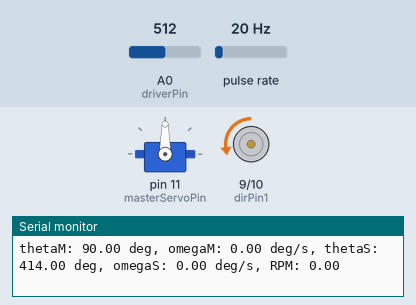
Recording of a sketch running on a simulated Arduino Uno, built with avr-gcc and run on an emulated ATmega328P. Parts: servo, motor-driver pin pairs drawn as motors (green arrow = first pin HIGH = forward, orange = second pin HIGH = backward, longer = more drive, scaled by the enable pin), the last lines printed to the serial monitor. Wiring (inferred from the names in the program): pulse sensor: data pin 2. The inputs (shaded band) are chosen by the test bench; at power-on: A0 (driverPin) = 512, pulse rate 20 Hz.

Above: at 1.2 s.
1.3 s: A0 (driverPin) set to 716
At 1.7 s:
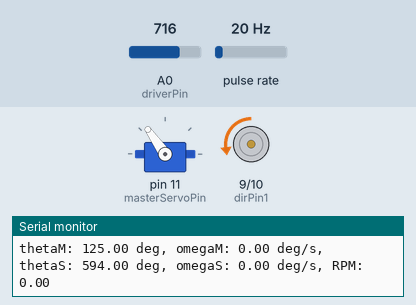
2.8 s: A0 (driverPin) set to 900
At 4.0 s:
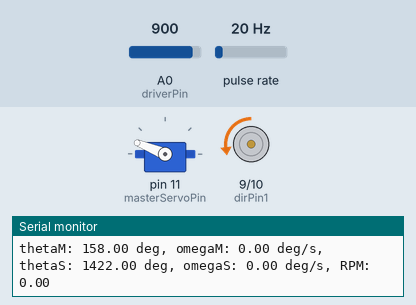
4.3 s: A0 (driverPin) set to 1023
At 5.2 s:
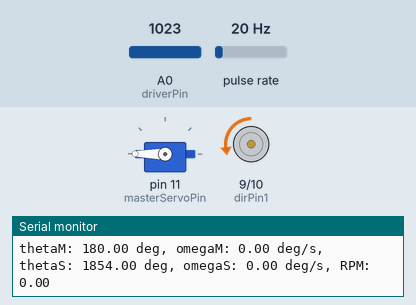
5.8 s: A0 (driverPin) set to 306
At 6.4 s:
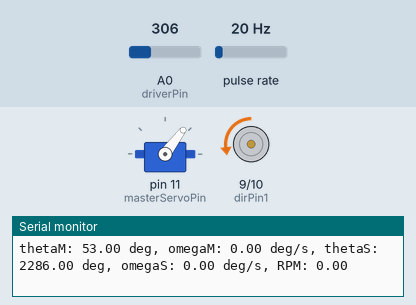
7.3 s: A0 (driverPin) set to 170
At 8.5 s:
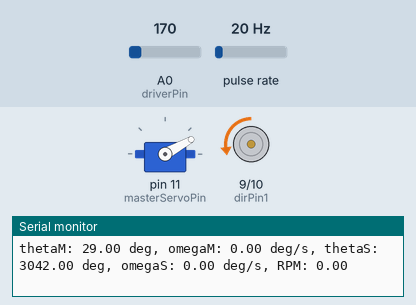
8.8 s: A0 (driverPin) set to 40
At 9.8 s:
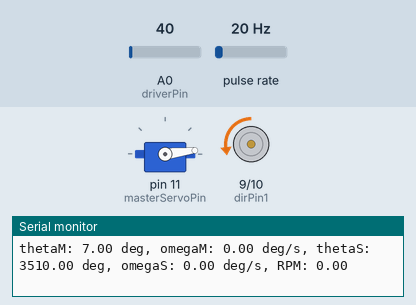
Timing chart, 0 to 11.3 s (numbered marks = the images above; inputs shaded):
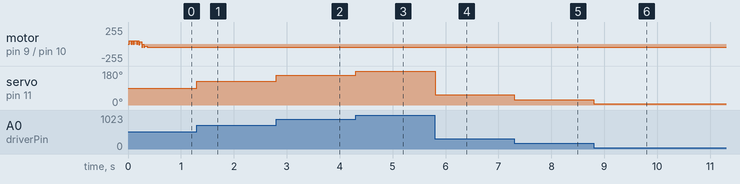

The sketch:

master_slave.ino
```cpp
// #include <Servo.h>

// // ---------------- Pins ----------------
// const int masterServoPin = 11;
// const int driverPin      = A0;   // potentiometer
// const int dirPin1        = 9;
// const int dirPin2        = 10;
// const int enPin          = 6;    // PWM pin for motor driver enable
// const int speedPin       = 2;    // interrupt pin on Arduino Uno

// // ---------------- Timing ----------------
// const float Ts = 0.02f;          // 20 ms control period in seconds
// unsigned long lastControlMs = 0;

// // ---------------- Servo ----------------
// Servo master;

// // ---------------- Sensor / encoder ----------------
// volatile long pulseCount = 0;
// long prevPulseCount = 0;
// const float pulsesPerRev = 20.0f;   // change to your disk's true pulses/rev
// const float degPerPulse  = 360.0f / pulsesPerRev;

// // ---------------- Controller gains ----------------
// float Kp = 2.0f;
// float Kd = 0.05f;

// // ---------------- System state ----------------
// struct State {
//   float thetaM;
//   float thetaS;
//   float omegaM;
//   float omegaS;

//   State() : thetaM(0), thetaS(0), omegaM(0), omegaS(0) {}

//   void setMaster(float theta, float omega) {
//     thetaM = theta;
//     omegaM = omega;
//   }

//   void setSlave(float theta, float omega) {
//     thetaS = theta;
//     omegaS = omega;
//   }
// };

// State sys;

// // ---------------- Utilities ----------------
// void countPulse() {
//   pulseCount++;
// }

// float omegaHat(float theta1, float theta0, float Ts_sec) {
//   return (theta1 - theta0) / Ts_sec;   // deg/s
// }

// float rpmFromDeltaPulses(long dPulses, float dtSec) {
//   float revs = (float)dPulses / pulsesPerRev;
//   return (revs / dtSec) * 60.0f;
// }

// void setSpeed(float u) {
//   int pwm = (int)constrain(abs(u), 0, 255);

//   if (u > 0) {
//     digitalWrite(dirPin1, HIGH);
//     digitalWrite(dirPin2, LOW);
//   } else if (u < 0) {
//     digitalWrite(dirPin1, LOW);
//     digitalWrite(dirPin2, HIGH);
//   } else {
//     digitalWrite(dirPin1, LOW);
//     digitalWrite(dirPin2, LOW);
//   }

//   analogWrite(enPin, pwm);
// }

// // ---------------- Master side ----------------
// void imposeMaster() {
//   static float prevThetaM = 0.0f;

//   int val = analogRead(driverPin);
//   float thetaM = map(val, 0, 1023, 0, 180);   // master angle in deg
//   float omegaM = omegaHat(thetaM, prevThetaM, Ts);

//   sys.setMaster(thetaM, omegaM);
//   prevThetaM = thetaM;

//   master.write((int)thetaM);   // servo follows master angle
// }

// // ---------------- Slave estimation ----------------
// void estimateSlave() {
//   noInterrupts();
//   long countNow = pulseCount;
//   interrupts();

//   long dCount = countNow - prevPulseCount;
//   prevPulseCount = countNow;

//   float omegaS_deg = (dCount * degPerPulse) / Ts;   // deg/s
//   float thetaS_deg = countNow * degPerPulse;        // total estimated angle

//   sys.setSlave(thetaS_deg, omegaS_deg);
// }

// // ---------------- Slave control ----------------
// void controlSlave() {
//   float eTheta = sys.thetaM - sys.thetaS;
//   float eOmega = sys.omegaM - sys.omegaS;

//   float u = Kp * eTheta + Kd * eOmega;

//   // optional clamp before motor
//   u = constrain(u, -255, 255); // from simulink saturation block inspo

//   setSpeed(u);
// }

// // ---------------- Debug ----------------
// void getLogs() {
//   float rpm = (sys.omegaS / 360.0f) * 60.0f;

//   Serial.print("thetaM: ");
//   Serial.print(sys.thetaM);
//   Serial.print(" deg, omegaM: ");
//   Serial.print(sys.omegaM);
//   Serial.print(" deg/s, thetaS: ");
//   Serial.print(sys.thetaS);
//   Serial.print(" deg, omegaS: ");
//   Serial.print(sys.omegaS);
//   Serial.print(" deg/s, RPM: ");
//   Serial.println(rpm);
// }

// void setup() {
//   master.attach(masterServoPin);

//   pinMode(driverPin, INPUT);
//   pinMode(speedPin, INPUT_PULLUP);
//   pinMode(enPin, OUTPUT);
//   pinMode(dirPin1, OUTPUT);
//   pinMode(dirPin2, OUTPUT);

//   Serial.begin(115200);

//   attachInterrupt(digitalPinToInterrupt(speedPin), countPulse, RISING);

//   lastControlMs = millis();

//   Serial.println("Serial communication with Arduino Uno established");
// }

// void loop() {
//   unsigned long now = millis();

//   if (now - lastControlMs >= (unsigned long)(Ts * 1000.0f)) {
//     lastControlMs = now;

//     imposeMaster();
//     estimateSlave();
//     controlSlave();
//     getLogs();
//   }
// }
#include <Servo.h>

// ---------------- Pins ----------------
const int masterServoPin = 11;
const int driverPin      = A0;   // potentiometer
const int dirPin1        = 9;
const int dirPin2        = 10;
const int enPin          = 6;    // PWM pin for motor driver enable
const int speedPin       = 2;    // interrupt pin on Arduino Uno

// ---------------- Timing ----------------
const float Ts = 0.02f;          // 20 ms control period in seconds
unsigned long lastControlMs = 0;

// ---------------- Servo ----------------
Servo master;

// ---------------- Sensor / encoder ----------------
volatile long pulseCount = 0;
long prevPulseCount = 0;
const float pulsesPerRev = 20.0f;   // change to your disk's true pulses/rev
const float degPerPulse  = 360.0f / pulsesPerRev;

// ---------------- Controller gains ----------------
float Kp = 2.0f;
float Kd = 0.05f;

// ---------------- Safety limits ----------------
const float slaveThetaMin = 0.0f;      // deg
const float slaveThetaMax = 180.0f;    // deg
const float slaveOmegaMax = 300.0f;    // deg/s, tune as needed
const int   pwmMax        = 50;       // softer than full 255
const float uDeadband     = 8.0f;      // small dead zone

// ---------------- System state ----------------
struct State {
  float thetaM;
  float thetaS;
  float omegaM;
  float omegaS;

  State() : thetaM(0), thetaS(0), omegaM(0), omegaS(0) {}

  void setMaster(float theta, float omega) {
    thetaM = theta;
    omegaM = omega;
  }

  void setSlave(float theta, float omega) {
    thetaS = theta;
    omegaS = omega;
  }
};

State sys;

// ---------------- Utilities ----------------
void countPulse() {
  pulseCount++;
}

float omegaHat(float theta1, float theta0, float Ts_sec) {
  return (theta1 - theta0) / Ts_sec;   // deg/s
}

float rpmFromDeltaPulses(long dPulses, float dtSec) {
  float revs = (float)dPulses / pulsesPerRev;
  return (revs / dtSec) * 60.0f;
}

void stopMotor() {
  digitalWrite(dirPin1, LOW);
  digitalWrite(dirPin2, LOW);
  analogWrite(enPin, 0);
}

void setSpeed(float u) {
  // hard limit on command magnitude
  int pwm = (int)constrain(abs(u), 0, pwmMax);

  // deadband to avoid twitching
  if (abs(u) < uDeadband) {
    stopMotor();
    return;
  }

  if (u > 0) {
    digitalWrite(dirPin1, HIGH);
    digitalWrite(dirPin2, LOW);
  } else {
    digitalWrite(dirPin1, LOW);
    digitalWrite(dirPin2, HIGH);
  }

  analogWrite(enPin, pwm);
}

// ---------------- Master side ----------------
void imposeMaster() {
  static float prevThetaM = 0.0f;

  int val = analogRead(driverPin);
  float thetaM = map(val, 0, 1023, 0, 180);   // master angle in deg
  float omegaM = omegaHat(thetaM, prevThetaM, Ts);

  sys.setMaster(thetaM, omegaM);
  prevThetaM = thetaM;

  master.write((int)thetaM);   // servo follows master angle
}

// ---------------- Slave estimation ----------------
void estimateSlave() {
  noInterrupts();
  long countNow = pulseCount;
  interrupts();

  long dCount = countNow - prevPulseCount;
  prevPulseCount = countNow;

  float omegaS_deg = (dCount * degPerPulse) / Ts;   // deg/s
  float thetaS_deg = countNow * degPerPulse;        // total estimated angle

  sys.setSlave(thetaS_deg, omegaS_deg);
}

// ---------------- Slave control ----------------
void controlSlave() {
  float eTheta = sys.thetaM - sys.thetaS;
  float eOmega = sys.omegaM - sys.omegaS;

  float u = Kp * eTheta + Kd * eOmega;

  // -------- speed protection --------
  if (sys.omegaS > slaveOmegaMax && u > 0) {
    u = 0;
  }
  if (sys.omegaS < -slaveOmegaMax && u < 0) {
    u = 0;
  }

  // -------- position protection --------
  // If slave is at upper angle limit and command wants to increase angle, stop it
  if (sys.thetaS >= slaveThetaMax && u > 0) {
    u = 0;
  }

  // If slave is at lower angle limit and command wants to decrease angle, stop it
  if (sys.thetaS <= slaveThetaMin && u < 0) {
    u = 0;
  }

  // final saturation
  u = constrain(u, -pwmMax, pwmMax);

  setSpeed(u);
}

// ---------------- Debug ----------------
void getLogs() {
  float rpm = (sys.omegaS / 360.0f) * 60.0f;

  Serial.print("thetaM: ");
  Serial.print(sys.thetaM);
  Serial.print(" deg, omegaM: ");
  Serial.print(sys.omegaM);
  Serial.print(" deg/s, thetaS: ");
  Serial.print(sys.thetaS);
  Serial.print(" deg, omegaS: ");
  Serial.print(sys.omegaS);
  Serial.print(" deg/s, RPM: ");
  Serial.println(rpm);
}

void setup() {
  master.attach(masterServoPin);

  pinMode(driverPin, INPUT);
  pinMode(speedPin, INPUT_PULLUP);
  pinMode(enPin, OUTPUT);
  pinMode(dirPin1, OUTPUT);
  pinMode(dirPin2, OUTPUT);

  Serial.begin(115200);

  attachInterrupt(digitalPinToInterrupt(speedPin), countPulse, RISING);

  lastControlMs = millis();

  Serial.println("Serial communication with Arduino Uno established");
}

void loop() {
  unsigned long now = millis();

  if (now - lastControlMs >= (unsigned long)(Ts * 1000.0f)) {
    lastControlMs = now;

    imposeMaster();
    estimateSlave();
    controlSlave();
    getLogs();
  }
}
```

Measured:
- after the input at 1.3 s, servo on pin 11 (masterServoPin): 90° → 125° at once
- after the input at 2.8 s, servo on pin 11 (masterServoPin): 125° → 158° at once
- after the input at 4.3 s, servo on pin 11 (masterServoPin): 158° → 180° at once
- after the input at 5.8 s, servo on pin 11 (masterServoPin): 180° → 53° at once
- after the input at 7.3 s, servo on pin 11 (masterServoPin): 53° → 29° at once
- after the input at 8.8 s, servo on pin 11 (masterServoPin): 29° → 7° at once
